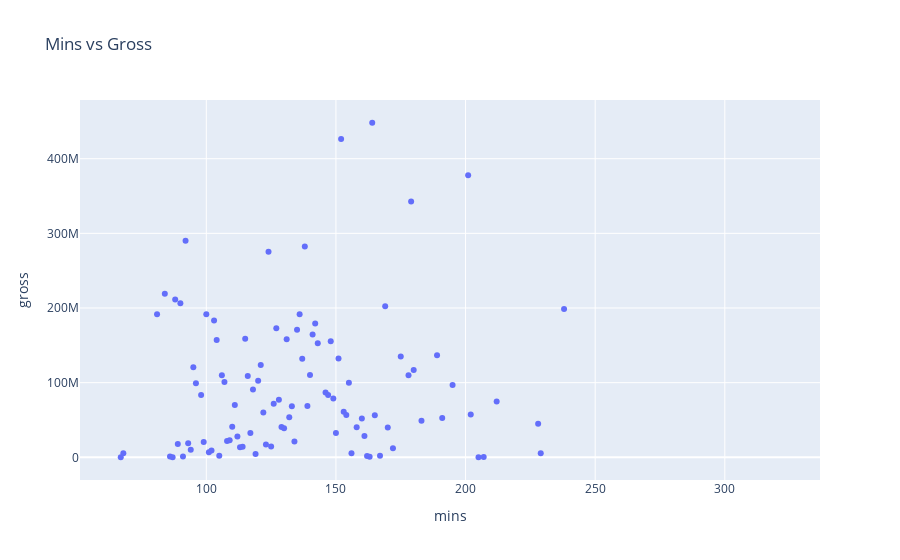

The code cell stored with this chart in its notebook:
### Code cell
# template
import plotly.express as px
# fig = px.scatter(x=[0, 1, 2, 3, 4], y=[0, 1, 4, 9, 16])
df = pd.read_csv('imdb_scraped.csv')
df['mins'] = df['mins'].apply(lambda x: int(str(x).replace(' min', '')))
df['gross'] = df['gross'].apply(lambda x: float(str(x).replace('$', '').replace('M', '')) * 10**6)
df = df.sort_values(['mins'])
grouped_df = df.groupby('mins')['gross'].mean()
grouped_df = grouped_df.reset_index()
# grouped_df['genre'] = grouped_df.index
fig = px.scatter(grouped_df,x='mins', y='gross', title='Mins vs Gross')
fig.show()
